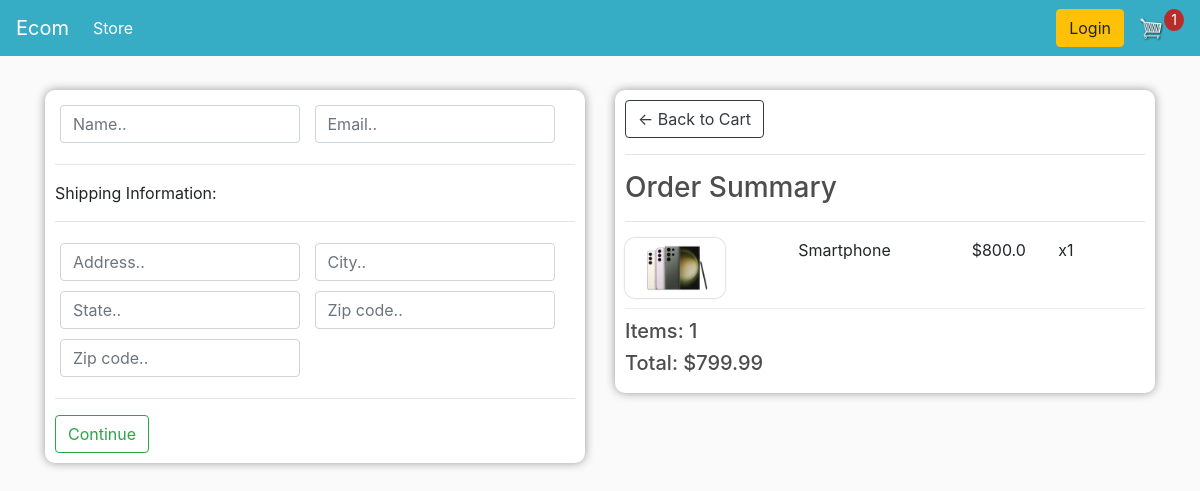
/checkout/ (signed in), run on an earlier commit of the app's database.
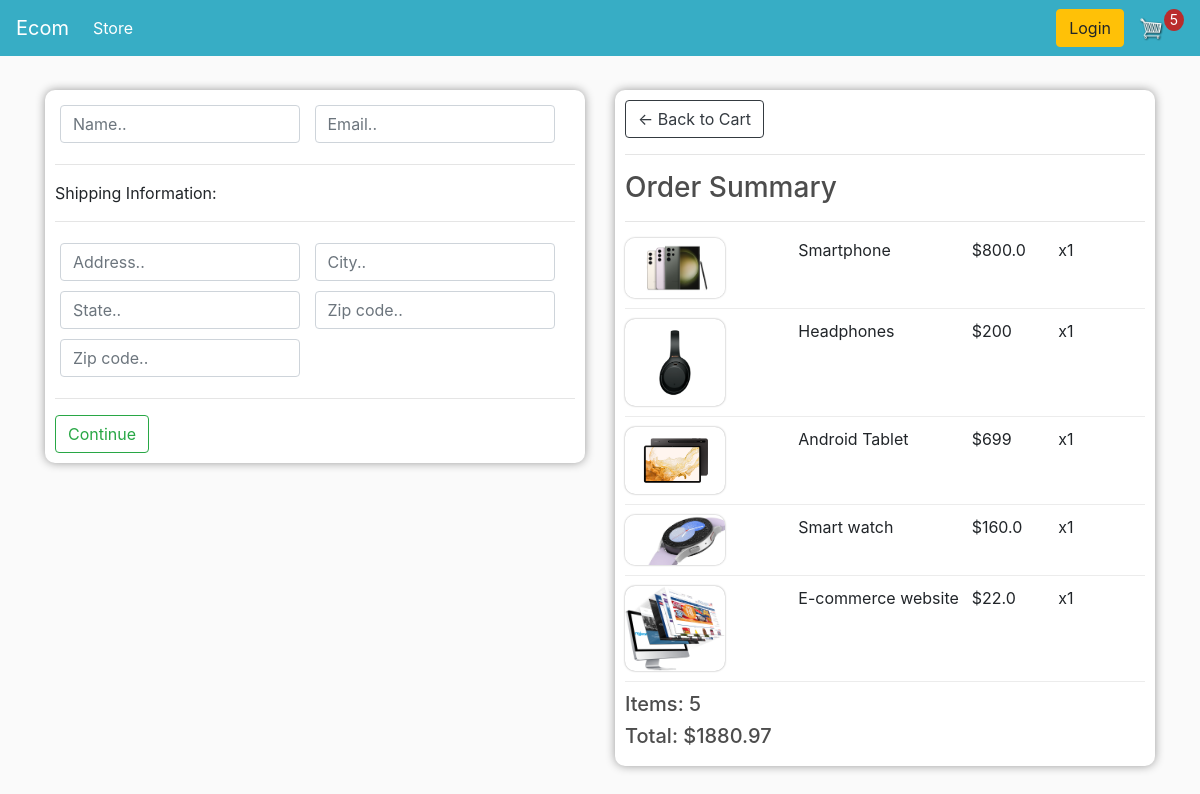
And on a later commit of the database.
### store/models.py (models this page shows, shortened)
class OrderItem(models.Model):
    product = models.ForeignKey(Product, on_delete=models.SET_NULL, blank=True, null=True)
    order = models.ForeignKey(Order, on_delete=models.SET_NULL, blank=True, null=True)
    quantity = models.IntegerField(default=0, null=True, blank=True)
    data_added = models.DateTimeField(auto_now_add=True)
    @property
    def get_total(self):
        total = self.product.price * self.quantity
        return total

class Product(models.Model):
    name = models.CharField(max_length=100, null=True )
    price = models.DecimalField(max_digits=10, decimal_places=2)
    digital = models.BooleanField(default=False, null=True, blank=False)
    image = models.ImageField(null=True, blank=True)
    @property
    def imageURL(self):
        try:
            url = self.image.url
        except:
            url = ""
        return url

class Order(models.Model):
    customer = models.ForeignKey(Customer, on_delete=models.SET_NULL, blank=True, null=True)
    data_ordered = models.DateTimeField(auto_now_add=True)
    complete = models.BooleanField(default=False, null=True, blank=False)
    trasacrion_id = models.CharField(max_length=200, null=True)
    @property
    def shipping(self):
        shipping = False
        orderitems = self.orderitem_set.all()
        for item in orderitems:
            if item.product.digital == False:
                shipping = True
        return shipping
    @property
    def get_cart_total(self):
        orderitems = self.orderitem_set.all()
        total = sum([item.get_total for item in orderitems])
        return total
    @property
    def get_cart_items(self):
        orderitems = self.orderitem_set.all()
        total = sum([item.quantity for item in orderitems])
        return total

### store/views.py (the view)
# urls.py: path('checkout/', views.checkout, name='checkout'),
def checkout(request):
    data = cartData(request)
    order = data['order']
    items = data['items']
    cartItems = data['cartItems']
    context = {'items': items, 'order': order, 'cartItems': cartItems , "shipping": False}
    return render(request, 'store/checkout.html', context)

### store/utils.py (called while the page is built)
def cartData(request):
    if request.user.is_authenticated:
        customer = request.user.customer
        order, created = Order.objects.get_or_create(customer = customer, complete = False) # find the order if not create it
        items = order.orderitem_set.all()
        cartItems = order.get_cart_items
    else:
        cookieData = cookieCart(request)
        order = cookieData['order']
        items = cookieData['items']
        cartItems = cookieData['cartItems']
    return {'items': items, 'order': order, 'cartItems': cartItems}

### store/templates/store/checkout.html (shortened to what this page needs)
{% extends 'store/main.html' %}
{% load static %}
{% block content %}
<div class="row">
    <div class="col-lg-6">
        <div class="box-element" id="form-wrapper">
            <form id="form">
                <div id="user-info">
                    <div class="form-field">
                        <input required class="form-control" type="text" name="name" placeholder="Name..">
                    </div>
                    <div class="form-field">
                        <input required class="form-control" type="email" name="email" placeholder="Email..">
                    </div>
                </div>
                <div id="shipping-info">
                    <hr>
						<p>Shipping Information:</p>
						<hr>
						<div class="form-field">
							<input class="form-control" type="text" name="address" placeholder="Address..">
						</div>
						<div class="form-field">
							<input class="form-control" type="text" name="city" placeholder="City..">
						</div>
						<div class="form-field">
							<input class="form-control" type="text" name="state" placeholder="State..">
						</div>
						<div class="form-field">
							<input class="form-control" type="text" name="zipcode" placeholder="Zip code..">
						</div>
						<div class="form-field">
							<input class="form-control" type="text" name="country" placeholder="Zip code..">
						</div>
                </div>
                <hr>
                <input id="form-button" class="btn btn-outline-success" type="submit" value="Continue">
            </form>
        </div>
        <br>
    </div>
    <div class="col-lg-6">
        <div class="box-element">
            <a  class="btn btn-outline-dark" href="{% url 'cart' %}">&#x2190; Back to Cart</a>
				<hr>
				<h3>Order Summary</h3>
				<hr>
                {% for item in items %}
				<div class="cart-row">
					<div style="flex:2"><img class="row-image" src="{{ item.product.imageURL }}"></div>
					<div style="flex:2"><p>{{item.product.name}}</p></div>
					<div style="flex:1"><p>${{item.product.price|floatformat}}</p></div>
					<div style="flex:1"><p>x{{item.quantity}}</p></div>
				</div>
                {% endfor %}
				<h5>Items:   {{order.get_cart_items}}</h5>
				<h5>Total:   ${{order.get_cart_total}}</h5>
        </div>
    </div>
</div>
{% endblock content %}

What changed in the data, as far as the page shows it:
added OrderItem: product.imageURL (picture), product.name "Headphones", product.price "200", quantity "1"
added OrderItem: product.imageURL (picture), product.name "Android Tablet", product.price "699", quantity "1"
added OrderItem: product.imageURL (picture), product.name "Smart watch", product.price "160.0", quantity "1"
added OrderItem: product.imageURL (picture), product.name "E-commerce website", product.price "22.0", quantity "1"
computed for Order: get_cart_items "1" → "5"; get_cart_total "799.99" → "1880.97"
Also different on the page:
{{ cartItems }}: "1" → "5"
